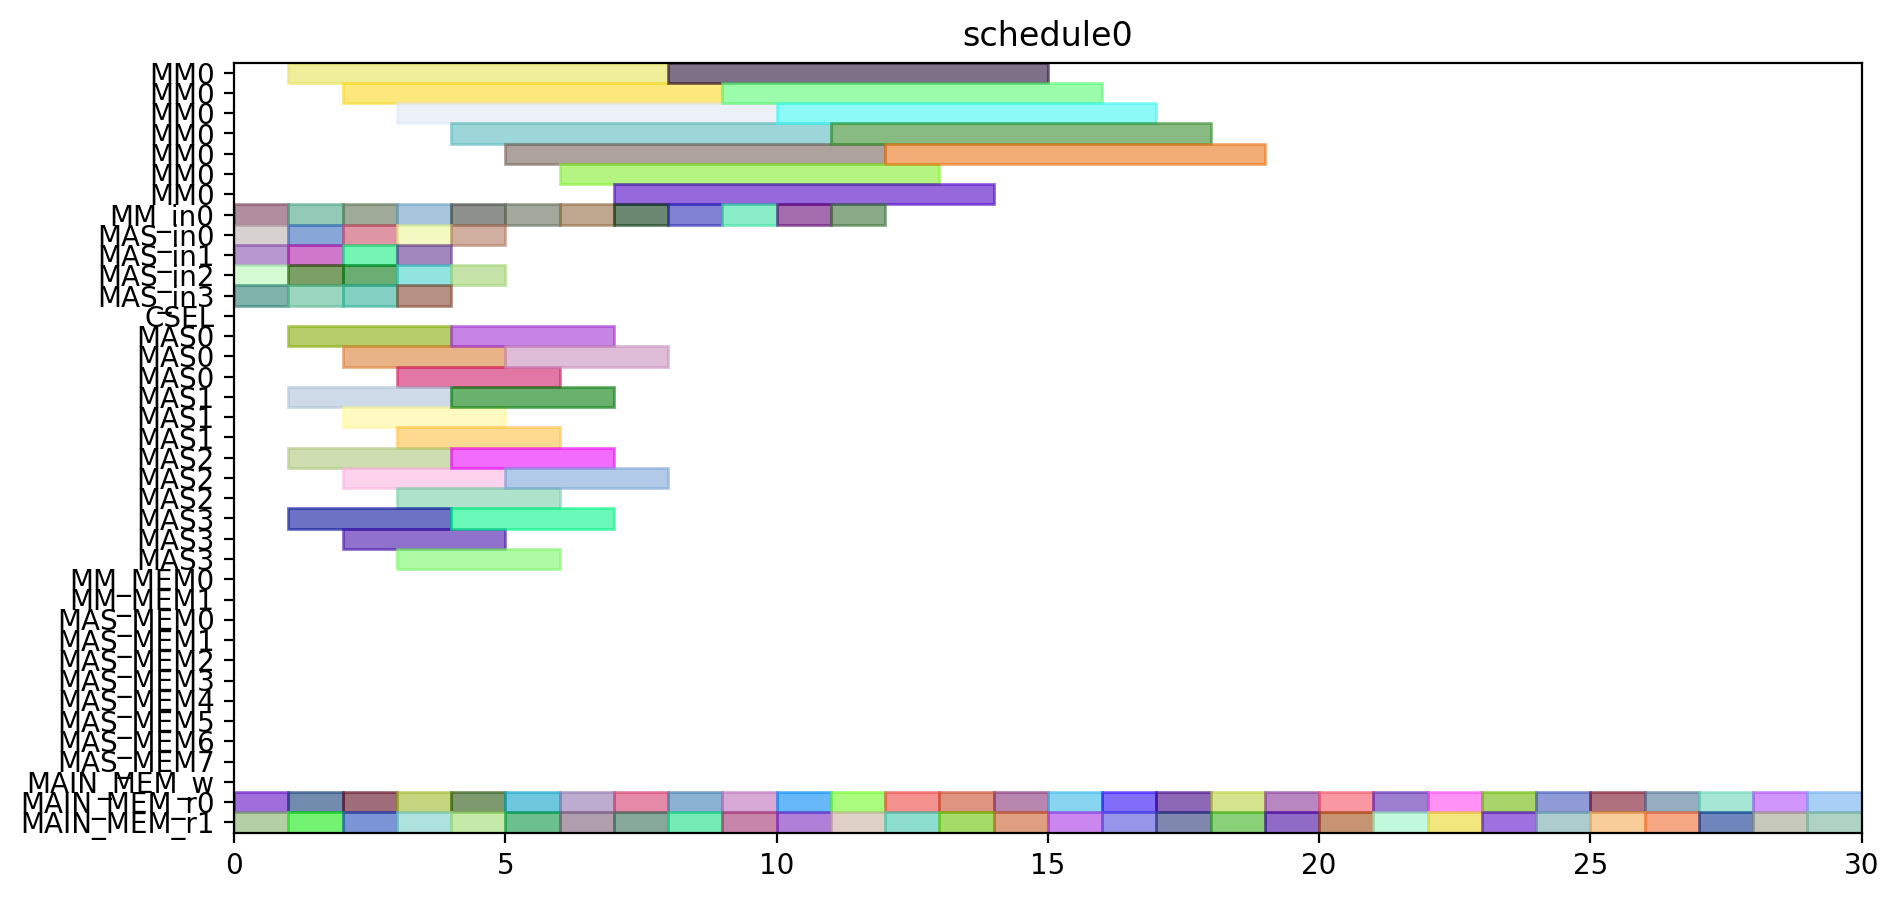

Write Python code to recreate this figure.
from pyschedule import Scenario, solvers, plotters, alt


def solve():
	horizon = 90
	S = Scenario("schedule0", horizon=horizon)

	# resource
	MM = S.Resources('MM', num=1, size=7)
	MM_in = S.Resources('MM_in', num=1)
	MAS_in = S.Resources('MAS_in', num=4)
	CSEL = S.Resource('CSEL')
	MAS = S.Resources('MAS', num=4, size=3, periods=range(1, horizon))
	MM_MEM = S.Resources('MM_MEM', num=2)
	MAS_MEM = S.Resources('MAS_MEM', num=8)
	MAIN_MEM_w = S.Resource('MAIN_MEM_w', size=1)
	MAIN_MEM_r = S.Resources('MAIN_MEM_r', num=2)

	# result of previous scheduling

	# new tasks
	T1_t0 = S.Task('T1_t0', length=3, delay_cost=1)
	T1_t0 += alt(MAS)
	T1_t0_in = S.Task('T1_t0_in', length=1, delay_cost=1)
	T1_t0_in += alt(MAS_in)
	S += T1_t0_in*MAS_in[0]<=T1_t0*MAS[0]

	S += T1_t0_in*MAS_in[1]<=T1_t0*MAS[1]

	S += T1_t0_in*MAS_in[2]<=T1_t0*MAS[2]

	S += T1_t0_in*MAS_in[3]<=T1_t0*MAS[3]

	T1_t0_mem0 = S.Task('T1_t0_mem0', length=1, delay_cost=1)
	T1_t0_mem0 += MAIN_MEM_r[0]
	T1_t0_mem1 = S.Task('T1_t0_mem1', length=1, delay_cost=1)
	T1_t0_mem1 += MAIN_MEM_r[1]
	T1_t1 = S.Task('T1_t1', length=3, delay_cost=1)
	T1_t1 += alt(MAS)
	T1_t1_in = S.Task('T1_t1_in', length=1, delay_cost=1)
	T1_t1_in += alt(MAS_in)
	S += T1_t1_in*MAS_in[0]<=T1_t1*MAS[0]

	S += T1_t1_in*MAS_in[1]<=T1_t1*MAS[1]

	S += T1_t1_in*MAS_in[2]<=T1_t1*MAS[2]

	S += T1_t1_in*MAS_in[3]<=T1_t1*MAS[3]

	T1_t1_mem0 = S.Task('T1_t1_mem0', length=1, delay_cost=1)
	T1_t1_mem0 += MAIN_MEM_r[0]
	T1_t1_mem1 = S.Task('T1_t1_mem1', length=1, delay_cost=1)
	T1_t1_mem1 += MAIN_MEM_r[1]
	T1_t3 = S.Task('T1_t3', length=7, delay_cost=1)
	T1_t3 += alt(MM)
	T1_t3_in = S.Task('T1_t3_in', length=1, delay_cost=1)
	T1_t3_in += alt(MM_in)
	S += T1_t3_in*MM_in[0]<=T1_t3*MM[0]

	T1_t3_mem0 = S.Task('T1_t3_mem0', length=1, delay_cost=1)
	T1_t3_mem0 += MAIN_MEM_r[0]
	T1_t3_mem1 = S.Task('T1_t3_mem1', length=1, delay_cost=1)
	T1_t3_mem1 += MAIN_MEM_r[1]
	T2_t0 = S.Task('T2_t0', length=7, delay_cost=1)
	T2_t0 += alt(MM)
	T2_t0_in = S.Task('T2_t0_in', length=1, delay_cost=1)
	T2_t0_in += alt(MM_in)
	S += T2_t0_in*MM_in[0]<=T2_t0*MM[0]

	T2_t0_mem0 = S.Task('T2_t0_mem0', length=1, delay_cost=1)
	T2_t0_mem0 += MAIN_MEM_r[0]
	T2_t0_mem1 = S.Task('T2_t0_mem1', length=1, delay_cost=1)
	T2_t0_mem1 += MAIN_MEM_r[1]
	T2_t1 = S.Task('T2_t1', length=7, delay_cost=1)
	T2_t1 += alt(MM)
	T2_t1_in = S.Task('T2_t1_in', length=1, delay_cost=1)
	T2_t1_in += alt(MM_in)
	S += T2_t1_in*MM_in[0]<=T2_t1*MM[0]

	T2_t1_mem0 = S.Task('T2_t1_mem0', length=1, delay_cost=1)
	T2_t1_mem0 += MAIN_MEM_r[0]
	T2_t1_mem1 = S.Task('T2_t1_mem1', length=1, delay_cost=1)
	T2_t1_mem1 += MAIN_MEM_r[1]
	T2_t2 = S.Task('T2_t2', length=3, delay_cost=1)
	T2_t2 += alt(MAS)
	T2_t2_in = S.Task('T2_t2_in', length=1, delay_cost=1)
	T2_t2_in += alt(MAS_in)
	S += T2_t2_in*MAS_in[0]<=T2_t2*MAS[0]

	S += T2_t2_in*MAS_in[1]<=T2_t2*MAS[1]

	S += T2_t2_in*MAS_in[2]<=T2_t2*MAS[2]

	S += T2_t2_in*MAS_in[3]<=T2_t2*MAS[3]

	T2_t2_mem0 = S.Task('T2_t2_mem0', length=1, delay_cost=1)
	T2_t2_mem0 += MAIN_MEM_r[0]
	T2_t2_mem1 = S.Task('T2_t2_mem1', length=1, delay_cost=1)
	T2_t2_mem1 += MAIN_MEM_r[1]
	T2_t3 = S.Task('T2_t3', length=3, delay_cost=1)
	T2_t3 += alt(MAS)
	T2_t3_in = S.Task('T2_t3_in', length=1, delay_cost=1)
	T2_t3_in += alt(MAS_in)
	S += T2_t3_in*MAS_in[0]<=T2_t3*MAS[0]

	S += T2_t3_in*MAS_in[1]<=T2_t3*MAS[1]

	S += T2_t3_in*MAS_in[2]<=T2_t3*MAS[2]

	S += T2_t3_in*MAS_in[3]<=T2_t3*MAS[3]

	T2_t3_mem0 = S.Task('T2_t3_mem0', length=1, delay_cost=1)
	T2_t3_mem0 += MAIN_MEM_r[0]
	T2_t3_mem1 = S.Task('T2_t3_mem1', length=1, delay_cost=1)
	T2_t3_mem1 += MAIN_MEM_r[1]
	T3_t0 = S.Task('T3_t0', length=7, delay_cost=1)
	T3_t0 += alt(MM)
	T3_t0_in = S.Task('T3_t0_in', length=1, delay_cost=1)
	T3_t0_in += alt(MM_in)
	S += T3_t0_in*MM_in[0]<=T3_t0*MM[0]

	T3_t0_mem0 = S.Task('T3_t0_mem0', length=1, delay_cost=1)
	T3_t0_mem0 += MAIN_MEM_r[0]
	T3_t0_mem1 = S.Task('T3_t0_mem1', length=1, delay_cost=1)
	T3_t0_mem1 += MAIN_MEM_r[1]
	T3_t1 = S.Task('T3_t1', length=7, delay_cost=1)
	T3_t1 += alt(MM)
	T3_t1_in = S.Task('T3_t1_in', length=1, delay_cost=1)
	T3_t1_in += alt(MM_in)
	S += T3_t1_in*MM_in[0]<=T3_t1*MM[0]

	T3_t1_mem0 = S.Task('T3_t1_mem0', length=1, delay_cost=1)
	T3_t1_mem0 += MAIN_MEM_r[0]
	T3_t1_mem1 = S.Task('T3_t1_mem1', length=1, delay_cost=1)
	T3_t1_mem1 += MAIN_MEM_r[1]
	T3_t2 = S.Task('T3_t2', length=3, delay_cost=1)
	T3_t2 += alt(MAS)
	T3_t2_in = S.Task('T3_t2_in', length=1, delay_cost=1)
	T3_t2_in += alt(MAS_in)
	S += T3_t2_in*MAS_in[0]<=T3_t2*MAS[0]

	S += T3_t2_in*MAS_in[1]<=T3_t2*MAS[1]

	S += T3_t2_in*MAS_in[2]<=T3_t2*MAS[2]

	S += T3_t2_in*MAS_in[3]<=T3_t2*MAS[3]

	T3_t2_mem0 = S.Task('T3_t2_mem0', length=1, delay_cost=1)
	T3_t2_mem0 += MAIN_MEM_r[0]
	T3_t2_mem1 = S.Task('T3_t2_mem1', length=1, delay_cost=1)
	T3_t2_mem1 += MAIN_MEM_r[1]
	T3_t3 = S.Task('T3_t3', length=3, delay_cost=1)
	T3_t3 += alt(MAS)
	T3_t3_in = S.Task('T3_t3_in', length=1, delay_cost=1)
	T3_t3_in += alt(MAS_in)
	S += T3_t3_in*MAS_in[0]<=T3_t3*MAS[0]

	S += T3_t3_in*MAS_in[1]<=T3_t3*MAS[1]

	S += T3_t3_in*MAS_in[2]<=T3_t3*MAS[2]

	S += T3_t3_in*MAS_in[3]<=T3_t3*MAS[3]

	T3_t3_mem0 = S.Task('T3_t3_mem0', length=1, delay_cost=1)
	T3_t3_mem0 += MAIN_MEM_r[0]
	T3_t3_mem1 = S.Task('T3_t3_mem1', length=1, delay_cost=1)
	T3_t3_mem1 += MAIN_MEM_r[1]
	T4_t0 = S.Task('T4_t0', length=7, delay_cost=1)
	T4_t0 += alt(MM)
	T4_t0_in = S.Task('T4_t0_in', length=1, delay_cost=1)
	T4_t0_in += alt(MM_in)
	S += T4_t0_in*MM_in[0]<=T4_t0*MM[0]

	T4_t0_mem0 = S.Task('T4_t0_mem0', length=1, delay_cost=1)
	T4_t0_mem0 += MAIN_MEM_r[0]
	T4_t0_mem1 = S.Task('T4_t0_mem1', length=1, delay_cost=1)
	T4_t0_mem1 += MAIN_MEM_r[1]
	T4_t1 = S.Task('T4_t1', length=7, delay_cost=1)
	T4_t1 += alt(MM)
	T4_t1_in = S.Task('T4_t1_in', length=1, delay_cost=1)
	T4_t1_in += alt(MM_in)
	S += T4_t1_in*MM_in[0]<=T4_t1*MM[0]

	T4_t1_mem0 = S.Task('T4_t1_mem0', length=1, delay_cost=1)
	T4_t1_mem0 += MAIN_MEM_r[0]
	T4_t1_mem1 = S.Task('T4_t1_mem1', length=1, delay_cost=1)
	T4_t1_mem1 += MAIN_MEM_r[1]
	T4_t2 = S.Task('T4_t2', length=3, delay_cost=1)
	T4_t2 += alt(MAS)
	T4_t2_in = S.Task('T4_t2_in', length=1, delay_cost=1)
	T4_t2_in += alt(MAS_in)
	S += T4_t2_in*MAS_in[0]<=T4_t2*MAS[0]

	S += T4_t2_in*MAS_in[1]<=T4_t2*MAS[1]

	S += T4_t2_in*MAS_in[2]<=T4_t2*MAS[2]

	S += T4_t2_in*MAS_in[3]<=T4_t2*MAS[3]

	T4_t2_mem0 = S.Task('T4_t2_mem0', length=1, delay_cost=1)
	T4_t2_mem0 += MAIN_MEM_r[0]
	T4_t2_mem1 = S.Task('T4_t2_mem1', length=1, delay_cost=1)
	T4_t2_mem1 += MAIN_MEM_r[1]
	T4_t3 = S.Task('T4_t3', length=3, delay_cost=1)
	T4_t3 += alt(MAS)
	T4_t3_in = S.Task('T4_t3_in', length=1, delay_cost=1)
	T4_t3_in += alt(MAS_in)
	S += T4_t3_in*MAS_in[0]<=T4_t3*MAS[0]

	S += T4_t3_in*MAS_in[1]<=T4_t3*MAS[1]

	S += T4_t3_in*MAS_in[2]<=T4_t3*MAS[2]

	S += T4_t3_in*MAS_in[3]<=T4_t3*MAS[3]

	T4_t3_mem0 = S.Task('T4_t3_mem0', length=1, delay_cost=1)
	T4_t3_mem0 += MAIN_MEM_r[0]
	T4_t3_mem1 = S.Task('T4_t3_mem1', length=1, delay_cost=1)
	T4_t3_mem1 += MAIN_MEM_r[1]
	T5_t0 = S.Task('T5_t0', length=3, delay_cost=1)
	T5_t0 += alt(MAS)
	T5_t0_in = S.Task('T5_t0_in', length=1, delay_cost=1)
	T5_t0_in += alt(MAS_in)
	S += T5_t0_in*MAS_in[0]<=T5_t0*MAS[0]

	S += T5_t0_in*MAS_in[1]<=T5_t0*MAS[1]

	S += T5_t0_in*MAS_in[2]<=T5_t0*MAS[2]

	S += T5_t0_in*MAS_in[3]<=T5_t0*MAS[3]

	T5_t0_mem0 = S.Task('T5_t0_mem0', length=1, delay_cost=1)
	T5_t0_mem0 += MAIN_MEM_r[0]
	T5_t0_mem1 = S.Task('T5_t0_mem1', length=1, delay_cost=1)
	T5_t0_mem1 += MAIN_MEM_r[1]
	T5_t1 = S.Task('T5_t1', length=3, delay_cost=1)
	T5_t1 += alt(MAS)
	T5_t1_in = S.Task('T5_t1_in', length=1, delay_cost=1)
	T5_t1_in += alt(MAS_in)
	S += T5_t1_in*MAS_in[0]<=T5_t1*MAS[0]

	S += T5_t1_in*MAS_in[1]<=T5_t1*MAS[1]

	S += T5_t1_in*MAS_in[2]<=T5_t1*MAS[2]

	S += T5_t1_in*MAS_in[3]<=T5_t1*MAS[3]

	T5_t1_mem0 = S.Task('T5_t1_mem0', length=1, delay_cost=1)
	T5_t1_mem0 += MAIN_MEM_r[0]
	T5_t1_mem1 = S.Task('T5_t1_mem1', length=1, delay_cost=1)
	T5_t1_mem1 += MAIN_MEM_r[1]
	T5_t3 = S.Task('T5_t3', length=7, delay_cost=1)
	T5_t3 += alt(MM)
	T5_t3_in = S.Task('T5_t3_in', length=1, delay_cost=1)
	T5_t3_in += alt(MM_in)
	S += T5_t3_in*MM_in[0]<=T5_t3*MM[0]

	T5_t3_mem0 = S.Task('T5_t3_mem0', length=1, delay_cost=1)
	T5_t3_mem0 += MAIN_MEM_r[0]
	T5_t3_mem1 = S.Task('T5_t3_mem1', length=1, delay_cost=1)
	T5_t3_mem1 += MAIN_MEM_r[1]
	T6_t0 = S.Task('T6_t0', length=7, delay_cost=1)
	T6_t0 += alt(MM)
	T6_t0_in = S.Task('T6_t0_in', length=1, delay_cost=1)
	T6_t0_in += alt(MM_in)
	S += T6_t0_in*MM_in[0]<=T6_t0*MM[0]

	T6_t0_mem0 = S.Task('T6_t0_mem0', length=1, delay_cost=1)
	T6_t0_mem0 += MAIN_MEM_r[0]
	T6_t0_mem1 = S.Task('T6_t0_mem1', length=1, delay_cost=1)
	T6_t0_mem1 += MAIN_MEM_r[1]
	T6_t1 = S.Task('T6_t1', length=7, delay_cost=1)
	T6_t1 += alt(MM)
	T6_t1_in = S.Task('T6_t1_in', length=1, delay_cost=1)
	T6_t1_in += alt(MM_in)
	S += T6_t1_in*MM_in[0]<=T6_t1*MM[0]

	T6_t1_mem0 = S.Task('T6_t1_mem0', length=1, delay_cost=1)
	T6_t1_mem0 += MAIN_MEM_r[0]
	T6_t1_mem1 = S.Task('T6_t1_mem1', length=1, delay_cost=1)
	T6_t1_mem1 += MAIN_MEM_r[1]
	T6_t2 = S.Task('T6_t2', length=3, delay_cost=1)
	T6_t2 += alt(MAS)
	T6_t2_in = S.Task('T6_t2_in', length=1, delay_cost=1)
	T6_t2_in += alt(MAS_in)
	S += T6_t2_in*MAS_in[0]<=T6_t2*MAS[0]

	S += T6_t2_in*MAS_in[1]<=T6_t2*MAS[1]

	S += T6_t2_in*MAS_in[2]<=T6_t2*MAS[2]

	S += T6_t2_in*MAS_in[3]<=T6_t2*MAS[3]

	T6_t2_mem0 = S.Task('T6_t2_mem0', length=1, delay_cost=1)
	T6_t2_mem0 += MAIN_MEM_r[0]
	T6_t2_mem1 = S.Task('T6_t2_mem1', length=1, delay_cost=1)
	T6_t2_mem1 += MAIN_MEM_r[1]
	T6_t3 = S.Task('T6_t3', length=3, delay_cost=1)
	T6_t3 += alt(MAS)
	T6_t3_in = S.Task('T6_t3_in', length=1, delay_cost=1)
	T6_t3_in += alt(MAS_in)
	S += T6_t3_in*MAS_in[0]<=T6_t3*MAS[0]

	S += T6_t3_in*MAS_in[1]<=T6_t3*MAS[1]

	S += T6_t3_in*MAS_in[2]<=T6_t3*MAS[2]

	S += T6_t3_in*MAS_in[3]<=T6_t3*MAS[3]

	T6_t3_mem0 = S.Task('T6_t3_mem0', length=1, delay_cost=1)
	T6_t3_mem0 += MAIN_MEM_r[0]
	T6_t3_mem1 = S.Task('T6_t3_mem1', length=1, delay_cost=1)
	T6_t3_mem1 += MAIN_MEM_r[1]
	T7_t0 = S.Task('T7_t0', length=7, delay_cost=1)
	T7_t0 += alt(MM)
	T7_t0_in = S.Task('T7_t0_in', length=1, delay_cost=1)
	T7_t0_in += alt(MM_in)
	S += T7_t0_in*MM_in[0]<=T7_t0*MM[0]

	T7_t0_mem0 = S.Task('T7_t0_mem0', length=1, delay_cost=1)
	T7_t0_mem0 += MAIN_MEM_r[0]
	T7_t0_mem1 = S.Task('T7_t0_mem1', length=1, delay_cost=1)
	T7_t0_mem1 += MAIN_MEM_r[1]
	T7_t1 = S.Task('T7_t1', length=7, delay_cost=1)
	T7_t1 += alt(MM)
	T7_t1_in = S.Task('T7_t1_in', length=1, delay_cost=1)
	T7_t1_in += alt(MM_in)
	S += T7_t1_in*MM_in[0]<=T7_t1*MM[0]

	T7_t1_mem0 = S.Task('T7_t1_mem0', length=1, delay_cost=1)
	T7_t1_mem0 += MAIN_MEM_r[0]
	T7_t1_mem1 = S.Task('T7_t1_mem1', length=1, delay_cost=1)
	T7_t1_mem1 += MAIN_MEM_r[1]
	T7_t2 = S.Task('T7_t2', length=3, delay_cost=1)
	T7_t2 += alt(MAS)
	T7_t2_in = S.Task('T7_t2_in', length=1, delay_cost=1)
	T7_t2_in += alt(MAS_in)
	S += T7_t2_in*MAS_in[0]<=T7_t2*MAS[0]

	S += T7_t2_in*MAS_in[1]<=T7_t2*MAS[1]

	S += T7_t2_in*MAS_in[2]<=T7_t2*MAS[2]

	S += T7_t2_in*MAS_in[3]<=T7_t2*MAS[3]

	T7_t2_mem0 = S.Task('T7_t2_mem0', length=1, delay_cost=1)
	T7_t2_mem0 += MAIN_MEM_r[0]
	T7_t2_mem1 = S.Task('T7_t2_mem1', length=1, delay_cost=1)
	T7_t2_mem1 += MAIN_MEM_r[1]
	T7_t3 = S.Task('T7_t3', length=3, delay_cost=1)
	T7_t3 += alt(MAS)
	T7_t3_in = S.Task('T7_t3_in', length=1, delay_cost=1)
	T7_t3_in += alt(MAS_in)
	S += T7_t3_in*MAS_in[0]<=T7_t3*MAS[0]

	S += T7_t3_in*MAS_in[1]<=T7_t3*MAS[1]

	S += T7_t3_in*MAS_in[2]<=T7_t3*MAS[2]

	S += T7_t3_in*MAS_in[3]<=T7_t3*MAS[3]

	T7_t3_mem0 = S.Task('T7_t3_mem0', length=1, delay_cost=1)
	T7_t3_mem0 += MAIN_MEM_r[0]
	T7_t3_mem1 = S.Task('T7_t3_mem1', length=1, delay_cost=1)
	T7_t3_mem1 += MAIN_MEM_r[1]
	T8_t2 = S.Task('T8_t2', length=3, delay_cost=1)
	T8_t2 += alt(MAS)
	T8_t2_in = S.Task('T8_t2_in', length=1, delay_cost=1)
	T8_t2_in += alt(MAS_in)
	S += T8_t2_in*MAS_in[0]<=T8_t2*MAS[0]

	S += T8_t2_in*MAS_in[1]<=T8_t2*MAS[1]

	S += T8_t2_in*MAS_in[2]<=T8_t2*MAS[2]

	S += T8_t2_in*MAS_in[3]<=T8_t2*MAS[3]

	T8_t2_mem0 = S.Task('T8_t2_mem0', length=1, delay_cost=1)
	T8_t2_mem0 += MAIN_MEM_r[0]
	T8_t2_mem1 = S.Task('T8_t2_mem1', length=1, delay_cost=1)
	T8_t2_mem1 += MAIN_MEM_r[1]
	T9_t2 = S.Task('T9_t2', length=3, delay_cost=1)
	T9_t2 += alt(MAS)
	T9_t2_in = S.Task('T9_t2_in', length=1, delay_cost=1)
	T9_t2_in += alt(MAS_in)
	S += T9_t2_in*MAS_in[0]<=T9_t2*MAS[0]

	S += T9_t2_in*MAS_in[1]<=T9_t2*MAS[1]

	S += T9_t2_in*MAS_in[2]<=T9_t2*MAS[2]

	S += T9_t2_in*MAS_in[3]<=T9_t2*MAS[3]

	T9_t2_mem0 = S.Task('T9_t2_mem0', length=1, delay_cost=1)
	T9_t2_mem0 += MAIN_MEM_r[0]
	T9_t2_mem1 = S.Task('T9_t2_mem1', length=1, delay_cost=1)
	T9_t2_mem1 += MAIN_MEM_r[1]
	T10_t2 = S.Task('T10_t2', length=3, delay_cost=1)
	T10_t2 += alt(MAS)
	T10_t2_in = S.Task('T10_t2_in', length=1, delay_cost=1)
	T10_t2_in += alt(MAS_in)
	S += T10_t2_in*MAS_in[0]<=T10_t2*MAS[0]

	S += T10_t2_in*MAS_in[1]<=T10_t2*MAS[1]

	S += T10_t2_in*MAS_in[2]<=T10_t2*MAS[2]

	S += T10_t2_in*MAS_in[3]<=T10_t2*MAS[3]

	T10_t2_mem0 = S.Task('T10_t2_mem0', length=1, delay_cost=1)
	T10_t2_mem0 += MAIN_MEM_r[0]
	T10_t2_mem1 = S.Task('T10_t2_mem1', length=1, delay_cost=1)
	T10_t2_mem1 += MAIN_MEM_r[1]
	T11_t2 = S.Task('T11_t2', length=3, delay_cost=1)
	T11_t2 += alt(MAS)
	T11_t2_in = S.Task('T11_t2_in', length=1, delay_cost=1)
	T11_t2_in += alt(MAS_in)
	S += T11_t2_in*MAS_in[0]<=T11_t2*MAS[0]

	S += T11_t2_in*MAS_in[1]<=T11_t2*MAS[1]

	S += T11_t2_in*MAS_in[2]<=T11_t2*MAS[2]

	S += T11_t2_in*MAS_in[3]<=T11_t2*MAS[3]

	T11_t2_mem0 = S.Task('T11_t2_mem0', length=1, delay_cost=1)
	T11_t2_mem0 += MAIN_MEM_r[0]
	T11_t2_mem1 = S.Task('T11_t2_mem1', length=1, delay_cost=1)
	T11_t2_mem1 += MAIN_MEM_r[1]
	solvers.mip.solve(S,msg=1,kind='CPLEX',ratio_gap=1.01)

	solution = [['hoge']*len(S.solution()[1]) for i in range(len(S.solution()))]
	for i in range(len(S.solution())):
		for j in range(len(S.solution()[i])):
			solution[i][j]=str(S.solution()[i][j])
	print(solution)

	cycles = int(solution[-1][3])

	pic_file_name = "/home/mfukuda/ABE/multiRAM_multiMAS_16mux/scheduling_result/stage7MM1_stage3MAS4/EP2_LADDERMUL/schedule0.png"
	if(S.solution() != []):
		plotters.matplotlib.plot(S,img_filename=pic_file_name, show_task_labels=False, fig_size=(cycles*0.25+3, 5))

	return solution
